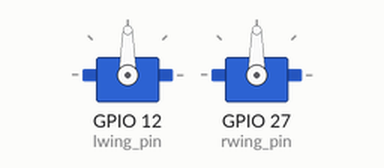
Recording of a sketch running on a simulated ESP32. Shown: 2 × servo. Nothing arrives over Bluetooth unless stated; what the sketch prints to the serial monitor is not drawn.

Above: at 0.1 s.
Timing chart, 0 to 1.6 s (numbered marks = the images above):
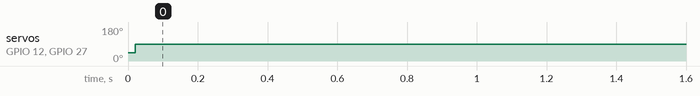

The sketch:

Test_Wing.ino
```cpp
#include <ESP32Servo.h>
#include <Ps3Controller.h>

Servo lwing;
Servo rwing;

#define lwing_pin 12
#define rwing_pin 27

const int deadzone = 20;
const int minAngle = 0;
const int maxAngle = 180;
int currentAngle = 90;
bool increasing = true;

unsigned long lastUpdate = 0;
const unsigned long flapSpeed = 20;

void setup() {
  Serial.begin(115200);
  lwing.attach(lwing_pin);
  rwing.attach(rwing_pin);
  lwing.write(45);
  rwing.write(45);
  Ps3.begin("40:f5:20:45:10:f6");
  Serial.println("Waiting for PS3 Controller...");
}

void loop() {
  if (Ps3.isConnected()) {
    int lx = Ps3.data.analog.stick.lx;
    int ly = Ps3.data.analog.stick.ly;
    unsigned long currentMillis = millis();

    if (currentMillis - lastUpdate >= flapSpeed) {
      lastUpdate = currentMillis;

      if (increasing) {
        currentAngle += 2;
        if (currentAngle >= maxAngle) {
          increasing = false; // reverse at the top
        }
      } else {
        currentAngle -= 2;
        if (currentAngle <= minAngle) {
          increasing = true; // reverse at the bottom
        }
      }

      if (ly < -deadzone) {
        lwing.write(currentAngle);
        rwing.write(currentAngle);
      }

      else if (lx < -deadzone) {
        lwing.write(currentAngle);
        rwing.write(currentAngle);
      }

      else if (lx > deadzone) {
        lwing.write(90);
        rwing.write(90);
      }
      else {
        lwing.write(90);
        rwing.write(90);
      }
    }
  }
}
```

Measured:
- by itself, servo on GPIO 12 (lwing_pin), servo on GPIO 27 (rwing_pin): 45° → 90° at 0.02 s
